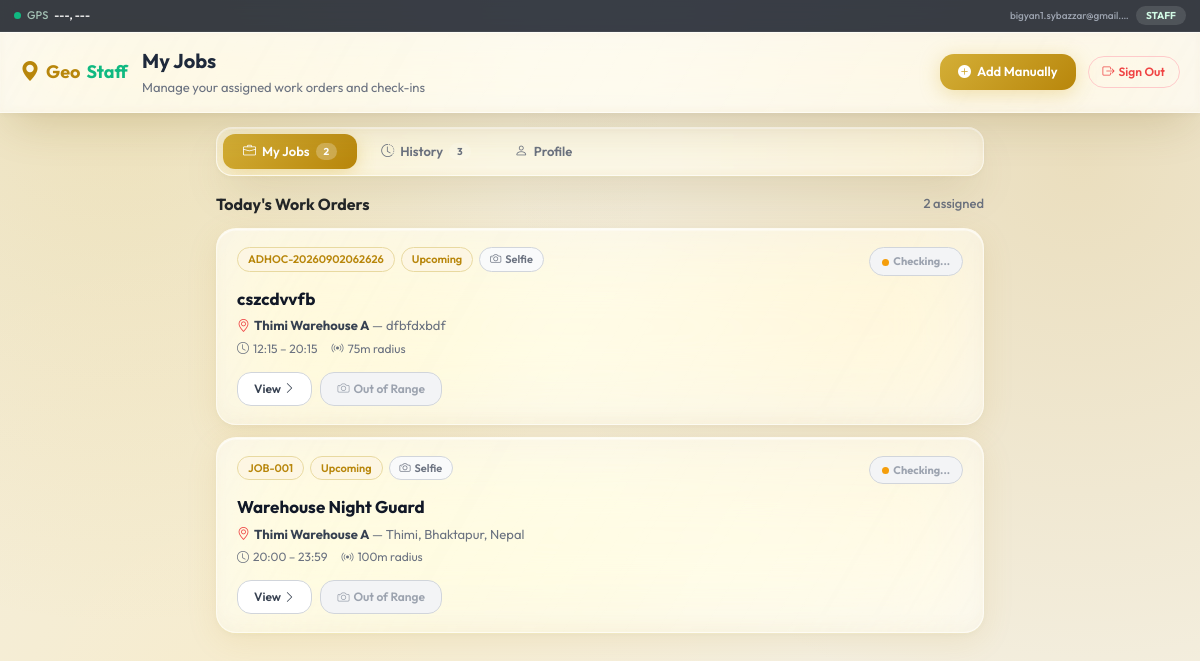
Screenshot of /my-dashboard/ (signed in) with the database file from the repository.
### staff_app/models.py (models this page shows, shortened)
class Job(models.Model):
    STATUS_CHOICES = [
        ('UPCOMING', 'Upcoming'),
        ('CHECKED_IN', 'Checked In'),
        ('PENDING_APPROVAL', 'Pending Approval'),
        ('APPROVED', 'Approved'),
        ('REJECTED', 'Rejected'),
        ('COMPLETED', 'Completed'),
    ]
    title = models.CharField(max_length=200)
    code = models.CharField(max_length=50, unique=True)
    description = models.TextField(blank=True, null=True)
    instructions_json = models.TextField(default='[]', help_text='JSON list of instructions')
    site_name = models.CharField(max_length=200)
    address = models.TextField()
    lat = models.FloatField()
    lng = models.FloatField()
    geofence_radius = models.IntegerField(default=75) # in meters
    assigned_staff = models.ManyToManyField(
        User, through='JobAssignment', through_fields=('job', 'staff'),
        related_name='assigned_jobs', blank=True
    )
    start_time = models.TimeField()
    end_time = models.TimeField()
    date = models.DateField()
    require_selfie = models.BooleanField(default=True)
    require_checkout = models.BooleanField(default=True)
    status = models.CharField(max_length=30, choices=STATUS_CHOICES, default='UPCOMING')
    created_at = models.DateTimeField(auto_now_add=True)
    is_adhoc = models.BooleanField(default=False)
    requested_by = models.ForeignKey(User, on_delete=models.SET_NULL, null=True, blank=True, related_name='adhoc_job_requests')
    @property
    def instructions_list(self):
        import json
        try:
            return json.loads(self.instructions_json)
        except:
            return []

### staff_app/views.py (the view)
# urls.py: path("my-dashboard/", views.staff_dashboard_view, name="staff_dashboard"),
@login_required
def staff_dashboard_view(request):
    today = timezone.now().date()
    user = request.user
    active_job_ids = JobAssignment.objects.filter(
        staff=user, granted_start__lte=today, granted_end__gte=today
    ).values_list('job_id', flat=True)
    all_assigned = Job.objects.filter(id__in=active_job_ids).order_by('start_time')
    user_checkins = CheckInRecord.objects.filter(user=user)
    active_checkins = {}
    completed_checkins = {}
    for ci in user_checkins:
        if ci.check_out_timestamp is None:
            active_checkins[ci.job_id] = ci
        elif ci.timestamp.date() == today:
            completed_checkins[ci.job_id] = ci
    def annotate(queryset):
        jobs = list(queryset)
        for job in jobs:
            job.active_checkin = active_checkins.get(job.pk)
            job.completed_checkin = completed_checkins.get(job.pk)
        return jobs
    annotated_jobs = annotate(all_assigned)
    active_today_jobs = []
    completed_today_jobs = []
    for job in annotated_jobs:
        if job.completed_checkin and job.completed_checkin.check_out_timestamp is not None:
            completed_today_jobs.append(job)
        else:
            active_today_jobs.append(job)
    completed_today_jobs.sort(key=lambda j: j.completed_checkin.check_out_timestamp if j.completed_checkin else j.date)
    upcoming_job_ids = JobAssignment.objects.filter(
        staff=user, granted_start__gt=today
    ).values_list('job_id', flat=True)
    upcoming_jobs = Job.objects.filter(id__in=upcoming_job_ids).order_by('date', 'start_time')
    upcoming_jobs = annotate(upcoming_jobs)
    thirty_days_ago = timezone.now() - datetime.timedelta(days=30)
    history_checkins = CheckInRecord.objects.filter(
        user=user,
        timestamp__gte=thirty_days_ago
    ).order_by('-timestamp').select_related('job')
    completed_qs = CheckInRecord.objects.filter(
        user=user,
        status='COMPLETED',
        duration_minutes__isnull=False,
        timestamp__gte=thirty_days_ago
    )
    total_completed_minutes = completed_qs.aggregate(total=Sum('duration_minutes'))['total'] or 0
    hours, minutes = divmod(int(total_completed_minutes), 60)
    total_completed_display = f"{hours}h {minutes}m"
    context = {
        'today': today,
        'active_today_jobs': active_today_jobs,
        'completed_today_jobs': completed_today_jobs,
        'upcoming_jobs': upcoming_jobs,
        'total_assigned': len(annotated_jobs),
        'my_checkins': history_checkins,
        'total_completed_minutes': total_completed_minutes,
        'total_completed_display': total_completed_display,
        'completed_jobs_count': completed_qs.count(),
    }
    return render(request, 'staff_dashboard.html', context)

### templates/staff_dashboard.html (shortened to what this page needs)
{% load static %}
<!DOCTYPE html>
<html lang="en">
<head>
    <link href="https://cdn.jsdelivr.net/npm/bootstrap@5.3.3/dist/css/bootstrap.min.css" rel="stylesheet">
    <link href="https://cdn.jsdelivr.net/npm/bootstrap-icons@1.11.3/font/bootstrap-icons.min.css" rel="stylesheet">
    <link rel="stylesheet" href="https://unpkg.com/leaflet@1.9.4/dist/leaflet.css" />
</head>
<body>
<div class="gps-bar">
    <span class="gps-dot"></span>
    <span class="gps-label">GPS</span>
    <span class="gps-coords" id="topCoords">---, ---</span>
    <span class="gps-email">{{ request.user.email }}</span>
    <span class="badge-role">STAFF</span>
</div>
<nav class="staff-nav">
    <div class="nav-left">
        <div class="brand">
            <i class="bi bi-geo-alt-fill"></i>
            Geo<span>Staff</span>
        </div>
        <div class="nav-title">
            My Jobs
            <small>Manage your assigned work orders and check-ins</small>
        </div>
    </div>
    <div class="nav-right">
        <button class="btn-add" onclick="openAdhocModal()">
            <i class="bi bi-plus-circle-fill"></i> Add Manually
        </button>
        <a href="/logout/" class="btn-signout">
            <i class="bi bi-box-arrow-right me-1"></i>Sign Out
        </a>
    </div>
</nav>
<div class="main-wrap">
    <div class="tab-nav" id="tabNav">
        <button class="tab-btn active" data-tab="jobs" onclick="switchTab('jobs')">
            <i class="bi bi-briefcase"></i> My Jobs
            <span class="badge-count">{{ total_assigned }}</span>
        </button>
        <button class="tab-btn" data-tab="history" onclick="switchTab('history')">
            <i class="bi bi-clock-history"></i> History
            <span class="badge-count">{{ my_checkins|length }}</span>
        </button>
        <button class="tab-btn" data-tab="profile" onclick="switchTab('profile')">
            <i class="bi bi-person"></i> Profile
        </button>
    </div>
<div id="tab-jobs">
    <div class="section-header">
        <div class="section-title">Today's Work Orders</div>
        <div class="section-count">{{ total_assigned }} assigned</div>
    </div>
    {% for job in active_today_jobs %}
    <div class="job-card" id="card-{{ job.pk }}">
        <div class="job-card-top">
            <div class="job-badges">
                <span class="jbadge jbadge-code">{{ job.code }}</span>
                {% if job.active_checkin %}
                    <span class="jbadge jbadge-active">Checked In</span>
                {% else %}
                    <span class="jbadge jbadge-upcoming">Upcoming</span>
                {% endif %}
                {% if job.require_selfie %}<span class="jbadge jbadge-selfie"><i class="bi bi-camera me-1"></i>Selfie</span>{% endif %}
            </div>
            <div class="zone-badge zone-loading" id="zone-{{ job.pk }}">
                <span class="zone-dot zone-dot-out"></span>Checking...
            </div>
        </div>
        <div class="job-title">{{ job.title }}</div>
        <div class="job-site"><i class="bi bi-geo-alt me-1" style="color:#ef4444;"></i><strong>{{ job.site_name }}</strong> &mdash; {{ job.address }}</div>
        <div class="job-time">
            <span><i class="bi bi-clock me-1"></i>{{ job.start_time|time:"H:i" }} &ndash; {{ job.end_time|time:"H:i" }}</span>
            <span><i class="bi bi-broadcast me-1"></i>{{ job.geofence_radius }}m radius</span>
        </div>
        <div class="job-actions">
            <button class="btn-view" onclick="viewJobDetail(
                '{{ job.pk }}',
                '{{ job.title|escapejs }}',
                '{{ job.site_name|escapejs }}',
                '{{ job.address|escapejs }}',
                '{{ job.start_time|time:"H:i" }}',
                '{{ job.end_time|time:"H:i" }}',
                '{{ job.geofence_radius }}',
                '{{ job.date|date:"M d, Y" }}',
                '{{ job.status }}',
                '{{ job.require_selfie|yesno:"true,false" }}',
                {{ job.instructions_list|safe }},
                [{% for staff in job.assigned_staff.all %}'{{ staff.get_full_name|default:staff.username|escapejs }}'{% if not forloop.last %}, {% endif %}{% endfor %}],
                {{ job.lat|stringformat:"f" }},
                {{ job.lng|stringformat:"f" }},
                {
                    has_checkin: {% if job.active_checkin %}true{% else %}false{% endif %},
                    checkin_time: '{% if job.active_checkin %}{{ job.active_checkin.timestamp|date:"M d, Y H:i" }}{% endif %}',
                    checkin_accuracy: '{% if job.active_checkin %}{{ job.active_checkin.accuracy|floatformat:1 }}{% endif %}',
                    checkin_geofence: {% if job.active_checkin and job.active_checkin.is_inside_geofence %}true{% else %}false{% endif %},
                    checkin_selfie: {% if job.active_checkin and job.active_checkin.selfie %}true{% else %}false{% endif %},
                    has_checkout: {% if job.active_checkin and job.active_checkin.check_out_timestamp %}true{% else %}false{% endif %},
                    checkout_time: '{% if job.active_checkin and job.active_checkin.check_out_timestamp %}{{ job.active_checkin.check_out_timestamp|date:"M d, Y H:i" }}{% endif %}',
                    checkout_accuracy: '{% if job.active_checkin and job.active_checkin.check_out_accuracy %}{{ job.active_checkin.check_out_accuracy|floatformat:1 }}{% endif %}',
                    checkout_geofence: false,
                    checkout_selfie: {% if job.active_checkin and job.active_checkin.check_out_selfie %}true{% else %}false{% endif %},
                    duration: '{% if job.active_checkin and job.active_checkin.duration_minutes %}{{ job.active_checkin.duration_minutes }} min{% endif %}'
                }
            )">
                View <i class="bi bi-chevron-right"></i>
            </button>
            {% if job.active_checkin %}
                <button class="btn-checkout" id="btn-{{ job.pk }}"
                    onclick="openModal('out','{{ job.pk }}','{{ job.title }}','{{ job.lat }}','{{ job.lng }}','{{ job.geofence_radius }}','{{ job.active_checkin.pk }}')">
                    <i class="bi bi-box-arrow-right"></i> Check Out
                </button>
            {% else %}
                <button class="btn-outrange" id="btn-{{ job.pk }}"
                    data-job="{{ job.pk }}" data-lat="{{ job.lat }}" data-lng="{{ job.lng }}" data-radius="{{ job.geofence_radius }}"
                    data-title="{{ job.title }}" data-selfie="{{ job.require_selfie }}" data-record=""
                    data-today="true">
                    <i class="bi bi-camera me-1"></i>Out of Range
                </button>
            {% endif %}
        </div>
    </div>
    {% endfor %}
</div>
</div>
</body>
</html>

### rows the page displays
Job: code "ADHOC-20260902062626", shows "Upcoming", require_selfie True (drawn), title "cszcdvvfb", site_name "Thimi Warehouse A", address "dfbfdxbdf", start_time "12:15", end_time "20:15", geofence_radius "75"
Job: code "JOB-001", shows "Upcoming", require_selfie True (drawn), title "Warehouse Night Guard", site_name "Thimi Warehouse A", address "Thimi, Bhaktapur, Nepal", start_time "20:00", end_time "23:59", geofence_radius "100"

### other values shown
{{ request.user.email }} "bigyan1.sybazzar@gmail.…"
{{ total_assigned }} "2"
{{ my_checkins|length }} "3"
